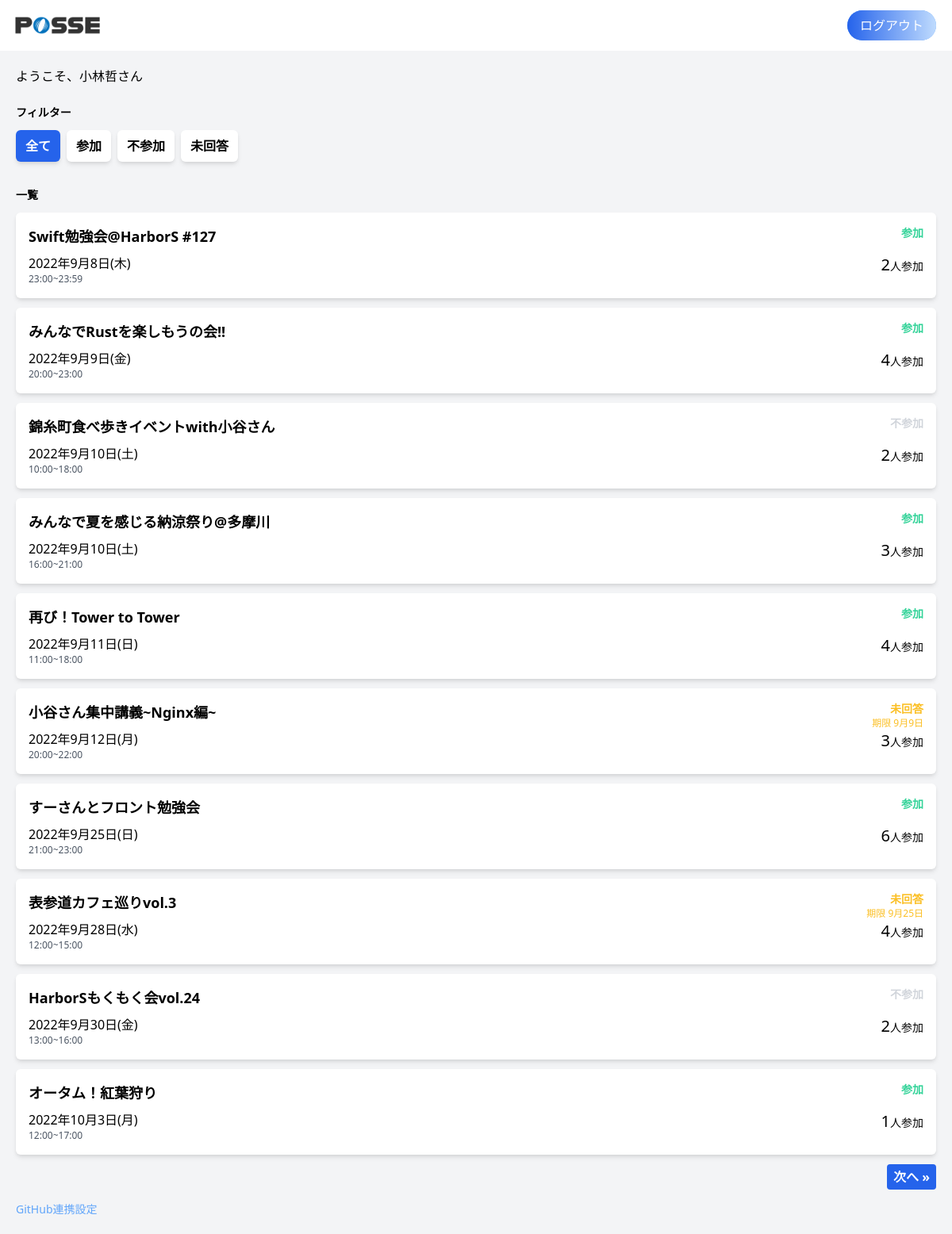
The page / (signed in) on the database its author committed.
### tables this page shows
CREATE TABLE events (
  id INT AUTO_INCREMENT NOT NULL PRIMARY KEY,
  name VARCHAR(255) NOT NULL,
  start_at DATETIME,
  end_at DATETIME,
  detail VARCHAR(255),
  created_at DATETIME DEFAULT CURRENT_TIMESTAMP,
  updated_at DATETIME DEFAULT CURRENT_TIMESTAMP ON UPDATE CURRENT_TIMESTAMP,
  deleted_at DATETIME
);

### src/index.php (the view, shortened to what this page needs)
<?php
require('dbconnect.php');
$stmt = $db->query('SELECT events.id, events.name, events.start_at, events.end_at, count(status = "presence" or null) AS total_participants FROM events LEFT JOIN event_attendance ON events.id = event_attendance.event_id GROUP BY events.id ORDER BY events.start_at ASC');
$events = $stmt->fetchAll();
$stmt = $db->prepare('SELECT event_id, status FROM event_attendance WHERE user_id = ?');
$stmt->execute([$_SESSION['user_id']]);
$eventAttendances = $stmt->fetchAll();
$pageStatus = isset($_GET['status']) ? htmlspecialchars($_GET['status']) : '';
function get_day_of_week($w)
{
  $day_of_week_list = ['日', '月', '火', '水', '木', '金', '土'];
  return $day_of_week_list["$w"];
}
?>
<!DOCTYPE html>
<html lang="ja">
<head>
  <link href="https://unpkg.com/tailwindcss@^2/dist/tailwind.min.css" rel="stylesheet">
</head>
<body>
  <header class="h-16">
    <div class="flex justify-between items-center w-full h-full mx-auto pl-2 pr-5">
      <div class="h-full">
        <img src="img/header-logo.png" alt="" class="h-full">
      </div>
      <div>
        <a href="/auth/logout" class="text-white bg-blue-400 px-4 py-2 rounded-3xl bg-gradient-to-r from-blue-600 to-blue-200">ログアウト</a>
      </div>
    </div>
  </header>
  <main class="bg-gray-100">
    <div class="w-full h-full mx-auto p-5">
      <p class="mb-6">ようこそ、<?= $_SESSION['user_name'] ?>さん</p>
      <div id="filter" class="mb-8">
        <h2 class="text-sm font-bold mb-3">フィルター</h2>
        <div class="flex">
          <?php
          switch ($pageStatus) {
            default:
          ?>
              <a href="/" class="px-3 py-2 text-md font-bold mr-2 rounded-md shadow-md bg-blue-600 text-white">全て</a>
              <a href="?status=presence" class="px-3 py-2 text-md font-bold mr-2 rounded-md shadow-md bg-white">参加</a>
              <a href="?status=absence" class="px-3 py-2 text-md font-bold mr-2 rounded-md shadow-md bg-white">不参加</a>
              <a href="?status=not_submitted" class="px-3 py-2 text-md font-bold mr-2 rounded-md shadow-md bg-white">未回答</a>
            <?php
              break;
            ?>
          <?php
          }
          ?>
        </div>
      </div>
      <div id="events-list">
        <div class="flex justify-between items-center mb-3">
          <h2 class="text-sm font-bold">一覧</h2>
        </div>
        <?php
        $futureEvents = [];
        if ($pageStatus === 'presence') {
          $displayEvent = $eventPresentArray;
        } elseif ($pageStatus === 'absence') {
          $displayEvent = $eventAbsentArray;
        } elseif ($pageStatus === 'not_submitted') {
          $displayEvent = $eventNotsubmittedArray;
        } else {
          $displayEvent = $events;
        }
        foreach ($displayEvent as $event) {
          $start_date = strtotime($event['start_at']);
          if ($start_date < strtotime(date('Y-m-d G:i'))) {
            continue;
          }
          array_push($futureEvents, $event);
        }
        ?>
        <?php
        $events_num = count($futureEvents);
        $max_page = ceil($events_num / MAX);
        if (!isset($_GET['page'])) {
          $page = 1;
        } else {
          $page = (int)htmlspecialchars($_GET['page']);
        }
        function paging($max_page, $page = 1)
        {
          global $pageStatus;
          $next = min($page + 1, $max_page);
        ?>
          <div class="flex justify-between pb-3">
            <?php
            if ($page < $max_page) {
            ?>
              <a href="?page=<?= $next ?>&status=<?= $pageStatus ?>" class="block w-fit px-2 py-1 bg-blue-600 text-base text-white font-semibold rounded hover:bg-blue-500">次へ &raquo;</a>
            <?php
            }
            ?>
          </div>
        <?php
        }
        $startNo = ($page - 1) * MAX;
        $disp_data = array_slice($futureEvents, $startNo, MAX, true);
        foreach ($disp_data as $event) :
          $start_date = strtotime($event['start_at']);
          $end_date = strtotime($event['end_at']);
          $day_of_week = get_day_of_week(date("w", $start_date));
          $eventAttendanceIndex = array_search($event['id'], array_column($eventAttendances, 'event_id'));
          if ($eventAttendanceIndex === false) {
            $status = 'not_submitted';
          } else {
            $status = $eventAttendances[$eventAttendanceIndex]['status'];
          }
        ?>
          <div class="card bg-white mb-3 p-4 flex justify-between rounded-md shadow-md" id="event-<?php echo $event['id']; ?>">
            <div>
              <h3 class="font-bold text-lg mb-2"><span class="modal-open cursor-pointer hover:underline"><?php echo $event['name'] ?></span></h3>
              <p><?= date("Y年n月j日($day_of_week)", $start_date); ?></p>
              <p class="text-xs text-gray-600">
                <?php
                if (date('Y-m-d', $start_date) === date('Y-m-d', $end_date)) {
                  echo date('G:i', $start_date) . '~' . date('G:i', $end_date);
                } else {
                  echo date('G:i', $start_date) . '~' . date('n月j日 G:i', $end_date);
                }
                ?>
              </p>
            </div>
            <div class="flex flex-col justify-between text-right">
              <div>
                <?php if ($status === 'presence') : ?>
                  <p class="text-sm font-bold text-green-400">参加</p>
                <?php elseif ($status === 'absence') : ?>
                  <p class="text-sm font-bold text-gray-300">不参加</p>
                <?php elseif ($status === 'not_submitted') : ?>
                  <p class="text-sm font-bold text-yellow-400">未回答</p>
                  <p class="text-xs text-yellow-400 w-20">期限 <?php echo date("n月j日", strtotime('-3 day', $start_date)); ?></p>
                <?php endif; ?>
              </div>
              <p class="text-sm w-20 mb-3 cursor-pointer" onclick="switchParticipantsDisp(<?= $event['id'] ?>)"><span class="text-xl"><?php echo $event['total_participants']; ?></span>人参加</p>
            </div>
          </div>
        <?php endforeach;
        paging($max_page, $page);
        ?>
      </div>
      <div>
        <a href="/auth/github/setting" class="text-sm text-blue-400 my-3">GitHub連携設定</a>
      </div>
    </div>
  </main>
</body>
</html>

### rows shown on the page
events: name "Swift勉強会@HarborS #127", start_at "2022年9月8日(木)", start_at "23:00", end_at "23:59", shows "参加", total_participants "2"
events: name "みんなでRustを楽しもうの会!!", start_at "2022年9月9日(金)", start_at "20:00", end_at "23:00", shows "参加", total_participants "4"
events: name "錦糸町食べ歩きイベントwith小谷さん", start_at "2022年9月10日(土)", start_at "10:00", end_at "18:00", shows "不参加", total_participants "2"
events: name "みんなで夏を感じる納涼祭り@多摩川", start_at "2022年9月10日(土)", start_at "16:00", end_at "21:00", shows "参加", total_participants "3"
events: name "再び！Tower to Tower", start_at "2022年9月11日(日)", start_at "11:00", end_at "18:00", shows "参加", total_participants "4"
events: name "小谷さん集中講義~Nginx編~", start_at "2022年9月12日(月)", start_at "20:00", end_at "22:00", start_at "9月9日", total_participants "3"
events: name "すーさんとフロント勉強会", start_at "2022年9月25日(日)", start_at "21:00", end_at "23:00", shows "参加", total_participants "6"
events: name "表参道カフェ巡りvol.3", start_at "2022年9月28日(水)", start_at "12:00", end_at "15:00", start_at "9月25日", total_participants "4"
events: name "HarborSもくもく会vol.24", start_at "2022年9月30日(金)", start_at "13:00", end_at "16:00", shows "不参加", total_participants "2"
events: name "オータム！紅葉狩り", start_at "2022年10月3日(月)", start_at "12:00", end_at "17:00", shows "参加", total_participants "1"

### other values the page prints
$_SESSION['user_name'] "小林哲"
